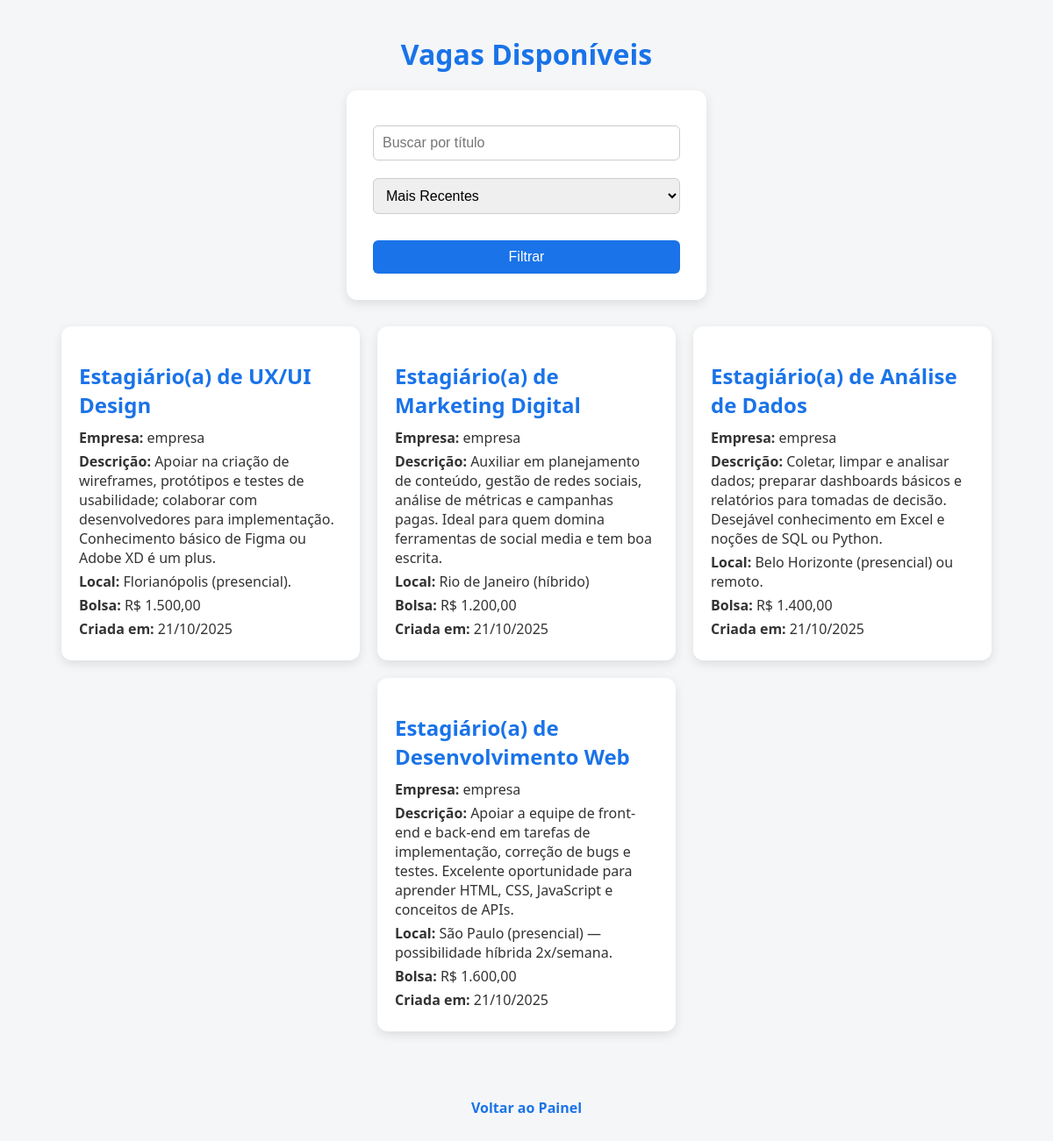
Page /vagas.php (signed in) on the committed database.
### tables this page shows
CREATE TABLE `vagas` (
  `id` int(11) NOT NULL,
  `empresa_id` int(11) DEFAULT NULL,
  `titulo` varchar(100) DEFAULT NULL,
  `descricao` text DEFAULT NULL,
  `local` varchar(100) DEFAULT NULL,
  `bolsa` decimal(10,2) DEFAULT NULL,
  `data_criacao` datetime DEFAULT current_timestamp()
);

CREATE TABLE `usuarios` (
  `id` int(11) NOT NULL,
  `nome` varchar(100) DEFAULT NULL,
  `email` varchar(100) DEFAULT NULL,
  `senha` varchar(255) DEFAULT NULL,
  `tipo` enum('estudante','empresa') DEFAULT NULL
);

### vagas.php (the view, shortened to what this page needs)
<?php
include 'conexao.php';
$busca = $_GET['busca'] ?? '';
$ordenar = $_GET['ordenar'] ?? 'data_criacao';
$sql = "SELECT v.*, u.nome AS empresa
        FROM vagas v
        JOIN usuarios u ON v.empresa_id = u.id
        WHERE titulo LIKE ?
        ORDER BY $ordenar DESC";
$stmt = $conn->prepare($sql);
$like = "%$busca%";
$stmt->bind_param("s", $like);
$stmt->execute();
$resultado = $stmt->get_result();
?>
<!DOCTYPE html>
<html lang="pt-br">
<head>
    <link rel="stylesheet" href="css/estilo.css">
</head>
<body>
    <h1>Vagas Disponíveis</h1>
    <form method="get" class="form-busca">
        <input type="text" name="busca" placeholder="Buscar por título" value="<?= htmlspecialchars($busca) ?>">
        <select name="ordenar">
            <option value="data_criacao" <?= $ordenar=='data_criacao'?'selected':'' ?>>Mais Recentes</option>
        </select>
        <button type="submit">Filtrar</button>
    </form>
    <div class="lista-vagas">
        <?php if($resultado->num_rows > 0): ?>
            <?php while($vaga = $resultado->fetch_assoc()): ?>
                <div class="vaga-card">
                    <h2><?= htmlspecialchars($vaga['titulo']) ?></h2>
                    <p><strong>Empresa:</strong> <?= htmlspecialchars($vaga['empresa']) ?></p>
                    <p><strong>Descrição:</strong> <?= htmlspecialchars($vaga['descricao']) ?></p>
                    <p><strong>Local:</strong> <?= htmlspecialchars($vaga['local']) ?></p>
                    <p><strong>Bolsa:</strong> R$ <?= number_format($vaga['bolsa'], 2, ',', '.') ?></p>
                    <p><strong>Criada em:</strong> <?= date('d/m/Y', strtotime($vaga['data_criacao'])) ?></p>
                </div>
            <?php endwhile; ?>
        <?php else: ?>
            <p>Nenhuma vaga encontrada.</p>
        <?php endif; ?>
    </div>
    <p><a href="painel.php">Voltar ao Painel</a></p>
</body>
</html>

### css/estilo.css (style rules this page uses)
body { font-family: 'Segoe UI', Tahoma, Geneva, Verdana, sans-serif; background-color: #f4f6f8; color: #333; margin: 0; padding: 0; display: flex; flex-direction: column; align-items: center; min-height: 100vh; text-align: center; }
h1 { color: #1a73e8; font-size: 2em; margin: 40px 0 20px 0; }
form { background-color: #fff; padding: 30px; border-radius: 12px; box-shadow: 0 4px 12px rgba(0,0,0,0.1); width: 350px; display: flex; flex-direction: column; margin-bottom: 20px; }
input, select, textarea, button { margin-top: 10px; padding: 10px; border-radius: 6px; border: 1px solid #ccc; font-size: 1em; }
button { background-color: #1a73e8; color: white; border: none; cursor: pointer; margin-top: 20px; transition: background-color 0.3s; }
a { text-decoration: none; color: #1a73e8; font-weight: bold; margin: 10px; padding: 10px 20px; border-radius: 6px; display: inline-block; transition: background-color 0.3s, color 0.3s; }
.lista-vagas { display: flex; flex-wrap: wrap; gap: 20px; justify-content: center; margin-bottom: 40px; }
.vaga-card { background-color: #fff; padding: 20px; border-radius: 12px; box-shadow: 0 4px 12px rgba(0,0,0,0.1); width: 300px; text-align: left; transition: transform 0.2s, box-shadow 0.2s; }
.vaga-card h2 { color: #1a73e8; margin-bottom: 10px; }
.vaga-card p { margin: 5px 0; }
.form-busca { margin-bottom: 30px; display: flex; gap: 10px; justify-content: center; flex-wrap: wrap; }

### rows in the picture
vagas: titulo "Estagiário(a) de UX/UI Design", empresa.nome "empresa", descricao "Apoiar na criação de wireframes, protótipos e testes de usabilidade; colaborar com desenvolvedores para implementação. Conhecimento básico de Figma ou Adobe XD é um plus.", local "Florianópolis (presencial).", bolsa "1.500,00", data_criacao "21/10/2025"
vagas: titulo "Estagiário(a) de Marketing Digital", empresa.nome "empresa", descricao "Auxiliar em planejamento de conteúdo, gestão de redes sociais, análise de métricas e campanhas pagas. Ideal para quem domina ferramentas de social media e tem boa escrita.", local "Rio de Janeiro (híbrido)", bolsa "1.200,00", data_criacao "21/10/2025"
vagas: titulo "Estagiário(a) de Análise de Dados", empresa.nome "empresa", descricao "Coletar, limpar e analisar dados; preparar dashboards básicos e relatórios para tomadas de decisão. Desejável conhecimento em Excel e noções de SQL ou Python.", local "Belo Horizonte (presencial) ou remoto.", bolsa "1.400,00", data_criacao "21/10/2025"
vagas: titulo "Estagiário(a) de Desenvolvimento Web", empresa.nome "empresa", descricao "Apoiar a equipe de front-end e back-end em tarefas de implementação, correção de bugs e testes. Excelente oportunidade para aprender HTML, CSS, JavaScript e conceitos de APIs.", local "São Paulo (presencial) — possibilidade híbrida 2x/semana.", bolsa "1.600,00", data_criacao "21/10/2025"
